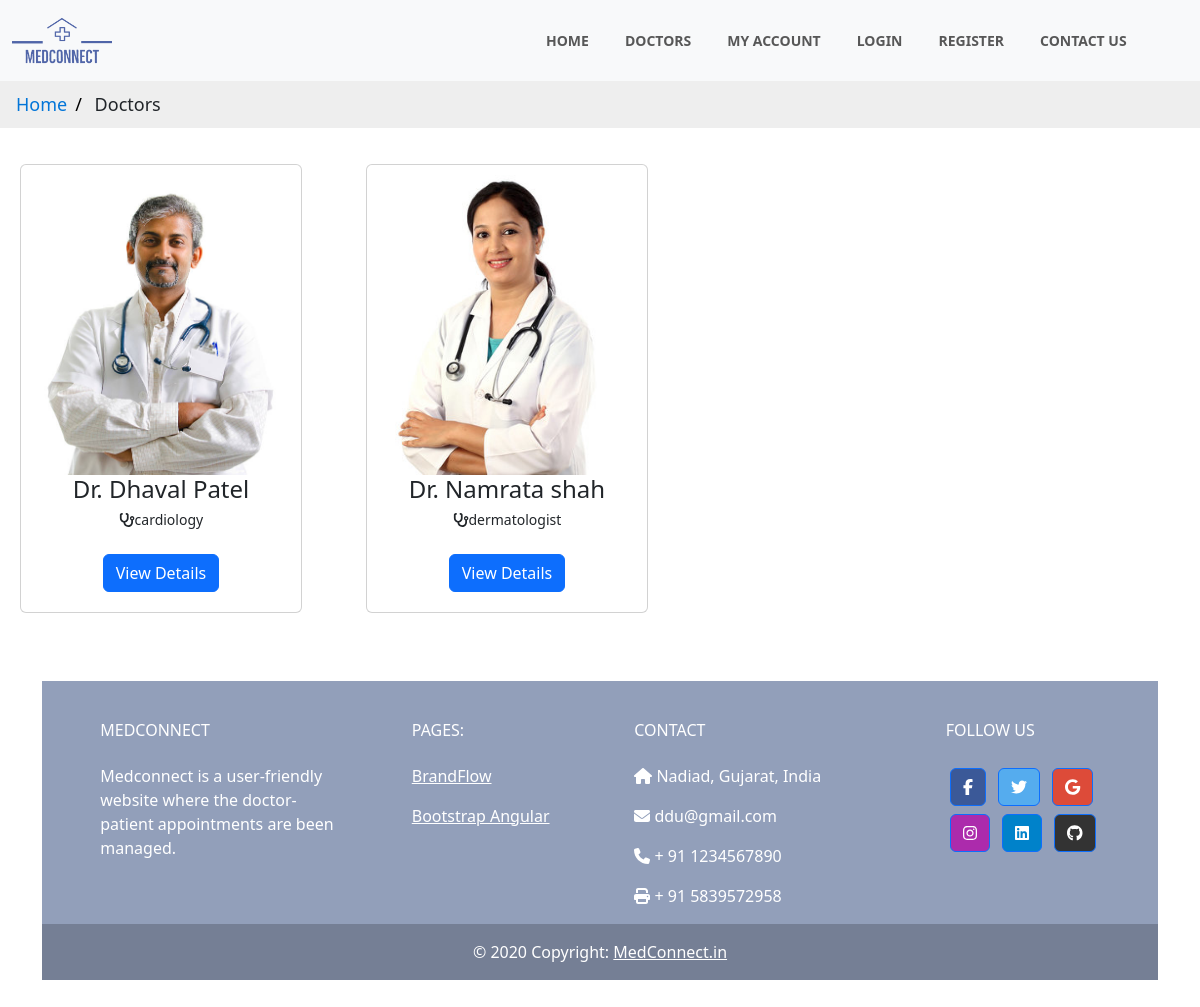
Page /patient/doctors/ on the committed database.
### accounts/models.py (models this page shows, shortened)
class Doctor(models.Model):
    user = models.OneToOneField(CustomUser, on_delete=models.CASCADE, primary_key=True)
    doctor_addr = models.ForeignKey(Address, on_delete=models.CASCADE)
    qualification = models.CharField(max_length=255)
    specialization = models.CharField(max_length=255)
    certificate_no = models.CharField(max_length=255)
    fees = models.IntegerField()
    profile_img = models.ImageField(upload_to="doctors_profile_images", default='doctors_profile_images/default.png')

class CustomUser(AbstractBaseUser, PermissionsMixin):
    email = models.EmailField(unique=True)
    first_name = models.CharField(max_length=30)
    last_name = models.CharField(max_length=30)
    phone_number = models.CharField(max_length=15)
    is_active = models.BooleanField(default=True)
    is_staff = models.BooleanField(default=False)
    is_admin = models.BooleanField(default=False)
    is_superadmin = models.BooleanField(default=False)
    type = models.CharField(max_length=16, default='patient')
    objects = CustomUserManager()
    USERNAME_FIELD = 'email'
    REQUIRED_FIELDS = ['first_name']

### patient/views.py (the view)
# urls.py: path('doctors/',views.doctors,name='doctors'),
def doctors(request):
    doctors=Doctor.objects.all()
    context={
        'doctor':doctors
    }
    return render(request,'patient/doctors.html',context)

### templates/patient/doctors.html
{% extends 'patient/base.html' %}
{% load static  %}
{% block content %}
<ul class="breadcrumb">
    <li><a href="/patient/">Home</a></li>
    <li>Doctors</li>
  </ul>
<div class="content">
  <div class="row">
  {%for doc in doctor%}
  <div class="col-xl-3" style="margin:20px;">
    <div class="card" style="padding: 10px;">
      <div class="doctor-img">
          <img src="/media/{{doc.profile_img}}" class="img-fluid" alt="User Image" style=" height: 300px; object-fit: cover;">
      </div>
      <div class="doc-info">
        <h4 class="doc-name"><center>Dr. {{doc.user.first_name}}  {{doc.user.last_name}}</center></h4>
        <center><h6 class="doc-speciality"><i class="fa  fa-stethoscope"></i>{{doc.specialization}}</h6>
      </div></center>
      <div class="clinic-booking">
        <a href="/patient/doc-details/{{doc.user.id}}"><center><button class="btn btn-primary" style="margin: 10px;">View Details</button></center></a>
      </div>
    </div>
  </div>
  {%endfor%}
</div>
</div>
{% endblock %}

### static/styles/style.css (style rules this page uses)
body { font-family: 'Dosis', sans-serif; font-family: 'Open Sans', sans-serif; font-size: 14px; line-height: 1.42857143; color: #f0f0f0; overflow-x: hidden; }
ul.breadcrumb { padding: 10px 16px; list-style: none; background-color: #eee; }
ul.breadcrumb li { display: inline; font-size: 18px; }
ul.breadcrumb li+li:before { padding: 8px; color: black; content: "/\00a0"; }
ul.breadcrumb li a { color: #0275d8; text-decoration: none; }
.doc-speciality { font-size: 14px; margin-bottom: 15px; }

### rows in the picture
Doctor: profile_img (picture), user.first_name "Dhaval", user.last_name "Patel", specialization "cardiology"
Doctor: profile_img (picture), user.first_name "Namrata", user.last_name "shah", specialization "dermatologist"
